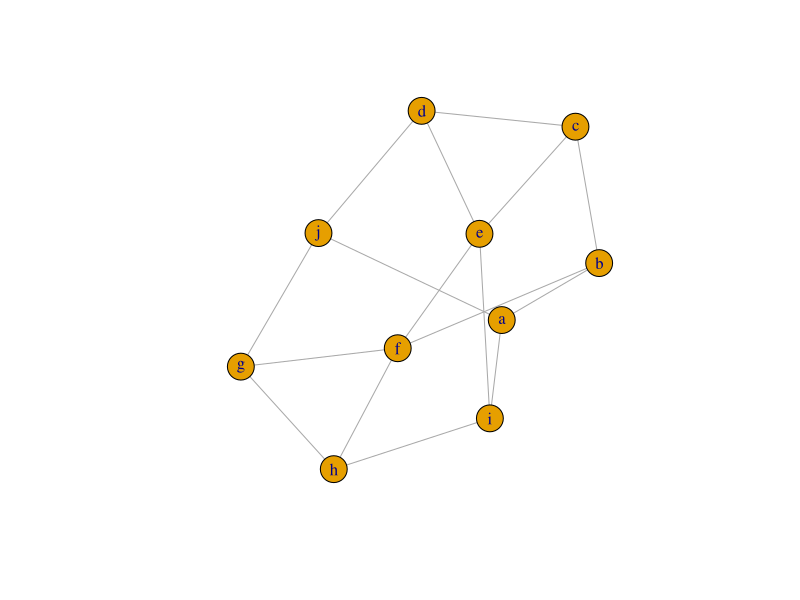
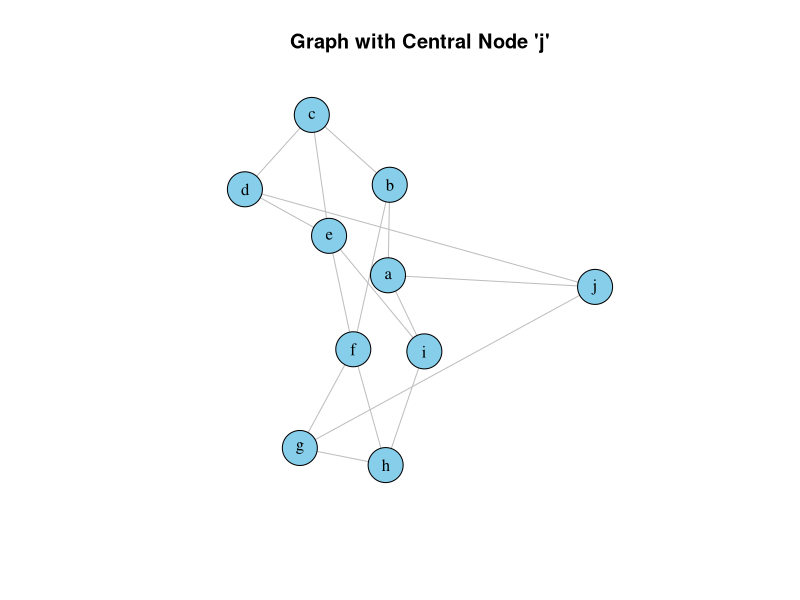
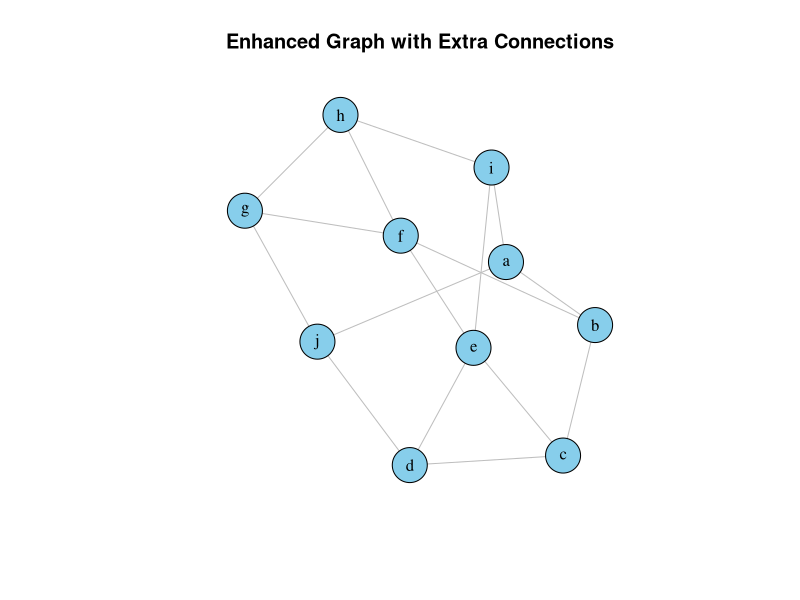

R code for these plots, in order: (Note: this script raises an error after producing the figures.)
## ---- chunk 1
knitr::opts_chunk$set(echo = TRUE)
## ---- chunk 2
library("igraph")

edges = c("a","b","b","c","c","d","d","e","e","f","f","g","g","h","h","i","i","a","a","j","d","j","g","j","c","e","b","f","e","i","f","h")
edge_matrix = matrix(edges, nc = 2, byrow = T)
edge_matrix

plot(graph_from_edgelist(edge_matrix,directed = F))

## ---- chunk 3

library("igraph")

# Define the edges as a vector of vertex pairs
edges <- c("a", "b", "b", "c", "c", "d", "d", "e", "e", "f", "f", "g", "g", "h", "h", "i", "i", "a", 
           "a", "j", "d", "j", "g", "j", "c", "e", "b", "f", "e", "i", "f", "h")

# Convert the edge list to a matrix with 2 columns
edge_matrix <- matrix(edges, nc = 2, byrow = TRUE)

# Create an undirected graph from the edge list
g <- graph_from_edgelist(edge_matrix, directed = FALSE)

# Specify layout, placing vertex 'j' at the center
layout <- layout_with_fr(g)
layout[V(g)$name == "j", ] <- c(0, 0)  # Manually position 'j' at the center

# Plot the graph
plot(g, layout = layout, vertex.size = 20, vertex.label.color = "black",
     vertex.color = "skyblue", edge.color = "gray", main = "Graph with Central Node 'j'")


## ---- chunk 4
library("igraph")

# Define the edges as specified in the problem
edges <- c("a", "b", "b", "c", "c", "d", "d", "e", "e", "f", "f", "g", "g", "h", "h", "i", "i", "a", 
           "a", "j", "d", "j", "g", "j", "c", "e", "b", "f", "e", "i", "f", "h")

# Convert the edge list to a matrix with 2 columns
edge_matrix <- matrix(edges, nc = 2, byrow = TRUE)

# Create an undirected graph from the edge list
g <- graph_from_edgelist(edge_matrix, directed = FALSE)

# Customize the vertex names and plot settings
plot(g, vertex.size = 20, vertex.label.color = "black", vertex.color = "skyblue",
     edge.color = "gray", main = "Enhanced Graph with Extra Connections")


## ---- chunk 5

library("igraph")

# Define the edges as specified
edges <- c("a", "b", "b", "c", "c", "d", "d", "e", "e", "f", "f", "g", "g", "h", "h", "i", "i", "a", 
           "a", "j", "d", "j", "g", "j", "c", "e", "b", "f", "e", "i", "f", "h")

# Convert the edge list to a matrix with 2 columns
edge_matrix <- matrix(edges, nc = 2, byrow = TRUE)

# Create an undirected graph from the edge list
g <- graph_from_edgelist(edge_matrix, directed = FALSE)

# (a) Eccentricity of vertex 'a'
eccentricity_a <- eccentricity(g, vids = "a")
cat("Eccentricity of vertex 'a':", eccentricity_a, "\n")

# (b) Radius of G
radius_g <- radius(g)
cat("Radius of G:", radius_g, "\n")

# (c) Diameter of G
diameter_g <- diameter(g)
cat("Diameter of G:", diameter_g, "\n")

# (d) Center of G
center_g <- center(g)
cat("Center of G:", center_g, "\n")



## ---- chunk 6
library("igraph")

# Define the edges as specified
edges <- c("a", "b", "b", "c", "c", "d", "d", "e", "e", "f", "f", "g", "g", "h", "h", "i", "i", "a", 
           "a", "j", "d", "j", "g", "j", "c", "e", "b", "f", "e", "i", "f", "h")

# Convert the edge list to a matrix with 2 columns
edge_matrix <- matrix(edges, nc = 2, byrow = TRUE)

# Create an undirected graph from the edge list
g <- graph_from_edgelist(edge_matrix, directed = FALSE)

# Calculate eccentricities of all vertices
eccentricities <- eccentricity(g)

# (a) Eccentricity of vertex 'a'
eccentricity_a <- eccentricities["a"]
cat("Eccentricity of vertex 'a':", eccentricity_a, "\n")

# (b) Radius of G (minimum eccentricity)
radius_g <- min(eccentricities)
cat("Radius of G:", radius_g, "\n")

# (c) Diameter of G (maximum eccentricity)
diameter_g <- max(eccentricities)
cat("Diameter of G:", diameter_g, "\n")

# (d) Center of G (vertices with eccentricity equal to the radius)
center_g <- names(eccentricities[eccentricities == radius_g])
cat("Center of G:", center_g, "\n")


geodesic_distances <- distances(g)

# Print geodesic distances matrix
cat("Geodesic Distances Matrix:\n")
print(geodesic_distances)

# Optionally, find the geodesic distance between specific vertices (e.g., 'a' and 'j')
distance_a_to_j <- distances(g, v = "a", to = "j")
cat("Geodesic distance from 'a' to 'j':", distance_a_to_j, "\n")
